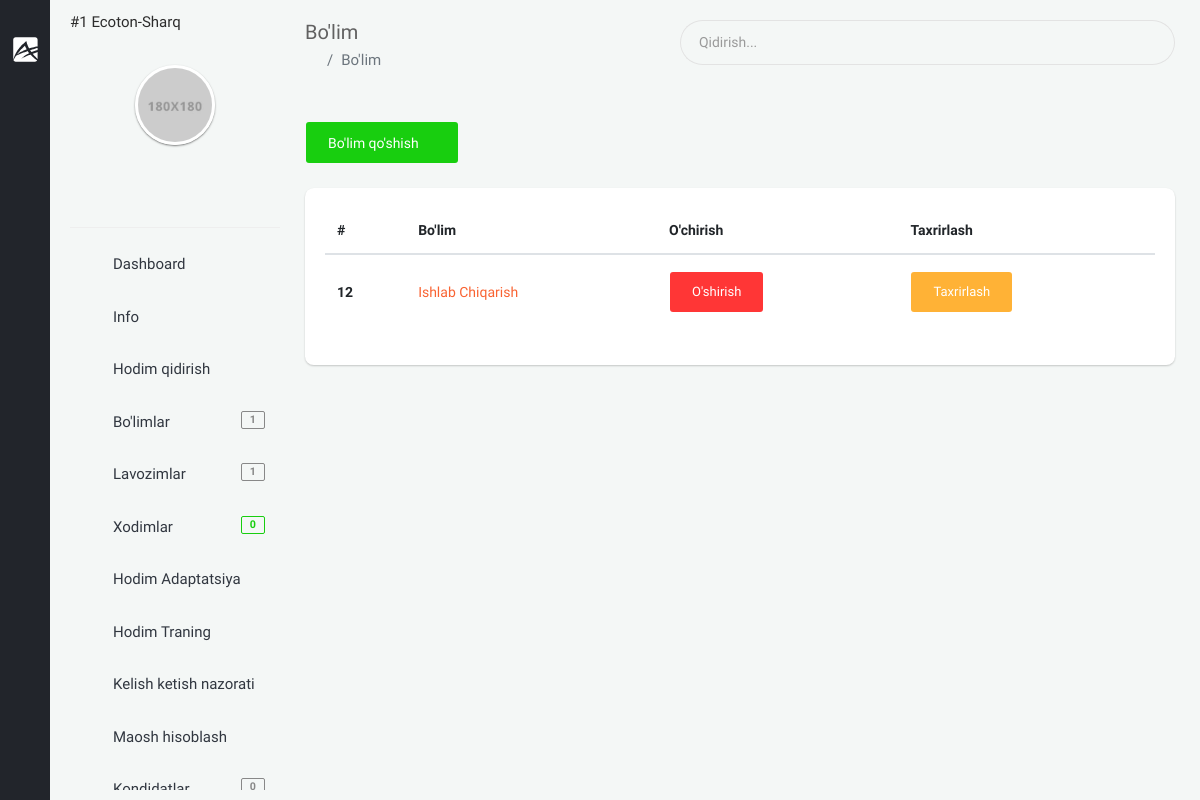
The page /backoffice/department (signed in) on the database as committed earlier.
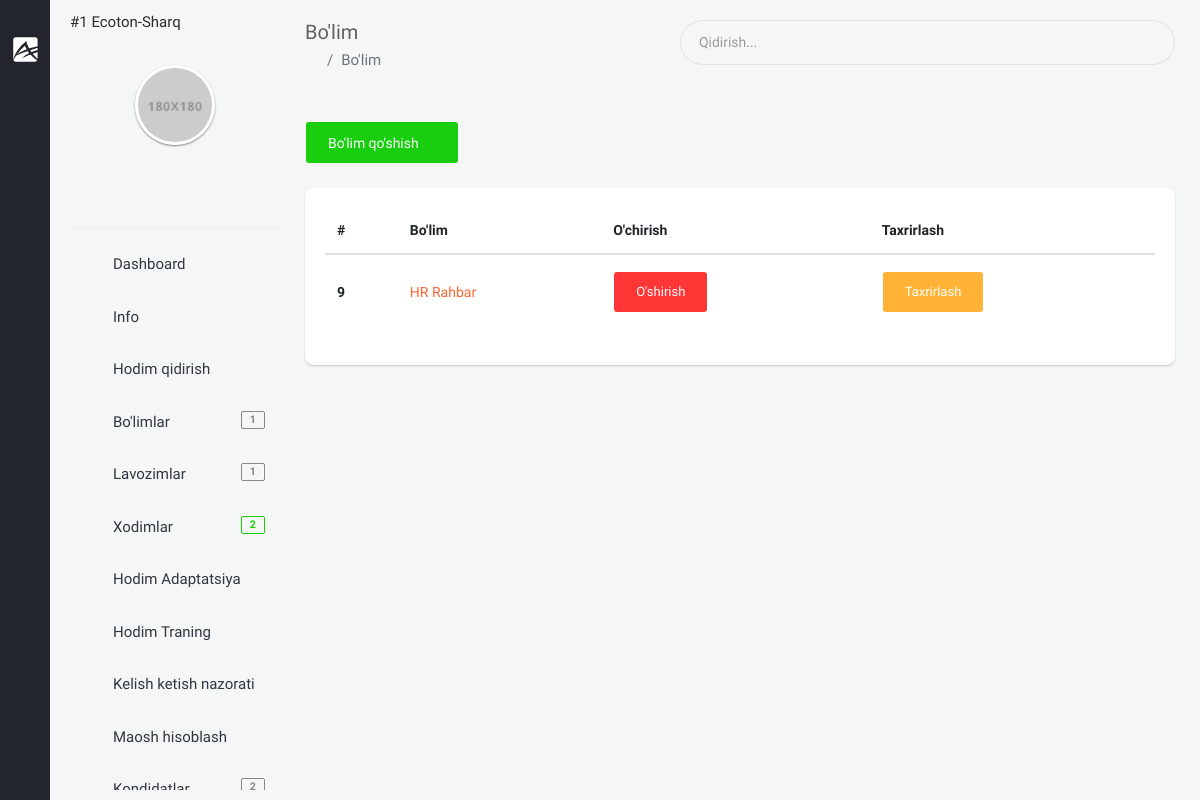
The same page on the database as committed later.
### app/models.py (models this page shows, shortened)
class Department(models.Model):
    name = models.CharField(max_length=255, verbose_name="Bo'lim nomi")
    info = models.CharField(max_length=255, null=True, blank=True, verbose_name="Bo'lim haqida")
    company = models.ForeignKey(Company, on_delete=models.CASCADE, verbose_name='Kompaniya')
    created_at = models.DateTimeField(auto_now_add=True)
    class Meta:
        ordering = ['-created_at']
        verbose_name_plural = "Bo'limlar"

### backoffice/views.py (the view)
# urls.py: path('department', views.DepartmentListView.as_view(), name='department'),
class DepartmentListView(LoginRequiredMixin, generic.ListView):
    template_name = 'backoffice/pages/departments/list.html'
    queryset = models.Department.objects.all()
    def get_context_data(self, *, object_list=None, **kwargs):
        ctx = super(DepartmentListView, self).get_context_data(**kwargs)
        company = self.request.user.company
        ctx['departments'] = models.Department.objects.filter(company=company).order_by('-created_at')
        return ctx

### app/models.py (called while the page is built)
    def __str__(self):
        return f'#{self.id}  {self.name}'

### backoffice/context_processors.py (called while the page is built)
def staff_amount(request):
    amount_staff = None
    if request.user.is_anonymous == False:
        company = request.user.company
        staff = models.Staff.objects.filter(company=company)
        amount_staff = staff.count()
    return {"amount_staff": amount_staff}

def position_amount(request):
    position_amounts = None
    if request.user.is_anonymous == False:
        company = request.user.company
        position = models.Position.objects.filter(company=company)
        position_amounts = position.count()
    return {
        'position_amounts': position_amounts
    }

def department_amount(request):
    department_amounts = None
    if request.user.is_anonymous == False:
        company = request.user.company
        department = models.Department.objects.filter(company=company)
        department_amounts = department.count()
    return {
        'department_amounts': department_amounts
    }

### templates/backoffice/pages/departments/list.html (shortened to what this page needs)
{% extends 'backoffice/base.html' %}
{% block content %}
    <section class="content">
        <div class="container-fluid">
            <div class="block-header">
                <div class="row clearfix">
                    <div class="col-lg-5 col-md-5 col-sm-12">
                        <h2>Bo'lim</h2>
                        <ul class="breadcrumb padding-0">
                            <li class="breadcrumb-item"><a href="#"><i class="zmdi zmdi-home"></i></a></li>
                            <li class="breadcrumb-item active">Bo'lim</li>
                        </ul>
                    </div>
                    <div class="col-lg-7 col-md-7 col-sm-12">
                        <div class="input-group m-b-0">
                            <input type="text" class="form-control" placeholder="Qidirish...">
                            <span class="input-group-addon">
                            <i class="zmdi zmdi-search"></i>
                        </span>
                        </div>
                    </div>
                </div>
            </div>
            <div class="row clearfix">
                <div class="col-lg-12 col-md-12 col-sm-12">
                <div class="card">
                    <div class="header">
                        <a href="{% url 'department_create' %}" class="btn btn-success">Bo'lim qo'shish <i class="zmdi zmdi-plus"></i></a>
                    </div>
                    <div class="body table-responsive">
                        <table class="table table-hover">
                            <thead>
                                <tr>
                                    <th>#</th>
                                    <th>Bo'lim</th>
                                    <th>O'chirish</th>
                                    <th>Taxrirlash</th>
                                </tr>
                            </thead>
                            <tbody>
                            {% for department in departments %}
                                <tr>
                                    <th scope="row">{{ department.id }}</th>
                                    <td><a href="#" data-toggle="modal" data-target="#defaultModal{{ department.id }}">
                                                {{ department.name }}
                                    </a></td>
                                    <td>
                                        <form action="{% url 'department_delete' pk=department.id %}" method="POST">
                                                <input class="btn btn-default btn-danger" type="submit" value="O'shirish"/>
                                        </form>
                                    </td>
                                    <td>
                                        <a href="{% url 'department_update' department.id %}" class="btn btn-warning">Taxrirlash</a>
                                    </td>
                                </tr>
                            {% endfor %}
                            </tbody>
                        </table>
                    </div>
                </div>
            </div>
            </div>
        </div>
    </section>
{% endblock %}

### templates/backoffice/parts/minileftbar.html (shortened to what the changed rows need)
{% load static %}
<aside class="right_menu">
    <div id="leftsidebar" class="sidebar">
        <div class="menu">
            <ul class="list">
                <li><a href="{% url 'position' %}" class="menu-toggle waves-effect waves-block"><i class="zmdi zmdi-ticket-star"></i><span>Lavozimlar</span><span class="badge badge-default float-right">{{ position_amounts }}</span></a>
                <li><a href="{% url 'staff' %}" class="menu-toggle waves-effect waves-block"><i class="zmdi zmdi zmdi-accounts-add"></i><span>Xodimlar</span><span class="badge badge-success float-right">{{ amount_staff }}</span></a></li>
                <li>
                    <a href="{% url 'new_telegram_staff' %}" class="menu-toggle waves-effect waves-block"><i class="zmdi zmdi-account-box-o "></i><span>Kondidatlar</span><span class="badge badge-default float-right">{{ bot_user_list_counter }}</span></a>
                </li>
            </ul>
        </div>
    </div>
</aside>

Rows that differ between the two databases and show on the page:
removed Department: id "12", name "Ishlab Chiqarish"
added Department: id "9", name "HR Rahbar"
Other text that changed with them:
{{ amount_staff }}: "0" → "2"
{{ bot_user_list_counter }}: "0" → "2"
